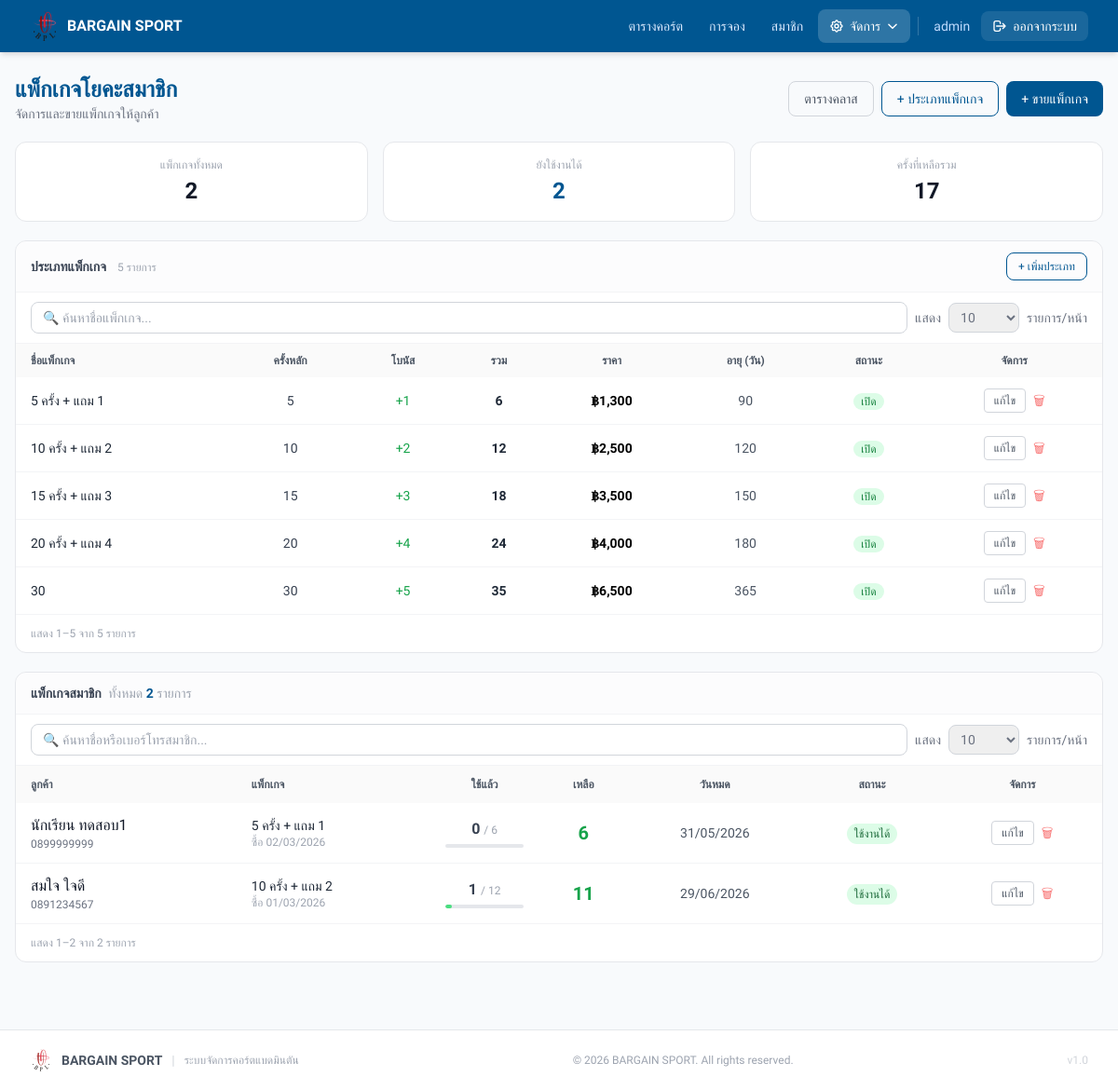
Page /admin/yoga_packages.php (signed in) on the committed database.
### tables this page shows
CREATE TABLE `yoga_package_types` (
  `id` int NOT NULL,
  `name` varchar(100) NOT NULL,
  `sessions_total` int NOT NULL COMMENT 'à¸„à¸£à¸±à¹‰à¸‡à¸—à¸µà¹ˆà¸‹à¸·à¹‰à¸­',
  `bonus_sessions` int NOT NULL DEFAULT '0' COMMENT 'à¸„à¸£à¸±à¹‰à¸‡à¹à¸–à¸¡',
  `price` decimal(10,2) NOT NULL,
  `validity_days` int DEFAULT NULL COMMENT 'NULL = à¹„à¸¡à¹ˆà¸«à¸¡à¸”à¸­à¸²à¸¢à¸¸',
  `is_active` tinyint(1) NOT NULL DEFAULT '1',
  `created_at` timestamp NOT NULL DEFAULT CURRENT_TIMESTAMP
);

CREATE TABLE `member_yoga_packages` (
  `id` int NOT NULL,
  `student_name` varchar(100) NOT NULL,
  `student_phone` varchar(20) NOT NULL,
  `yoga_package_type_id` int NOT NULL,
  `sessions_total` int NOT NULL,
  `sessions_used` int NOT NULL DEFAULT '0',
  `purchase_date` date NOT NULL,
  `expiry_date` date DEFAULT NULL,
  `notes` text,
  `created_by` int DEFAULT NULL,
  `created_at` timestamp NOT NULL DEFAULT CURRENT_TIMESTAMP
);

### admin/yoga_packages.php (the view, shortened to what this page needs)
<?php
require_once __DIR__ . '/../config/db.php';
$today = date('Y-m-d');
$stmt = $pdo->prepare("
    SELECT myp.*, ypt.name AS type_name, ypt.price,
           (myp.sessions_total - myp.sessions_used) AS remaining,
           CASE
             WHEN (myp.sessions_total - myp.sessions_used) <= 0 THEN 'empty'
             WHEN myp.expiry_date IS NOT NULL AND myp.expiry_date < ? THEN 'expired'
             ELSE 'active'
           END AS pkg_status
    FROM member_yoga_packages myp
    JOIN yoga_package_types ypt ON ypt.id = myp.yoga_package_type_id
    ORDER BY
      CASE WHEN (myp.sessions_total - myp.sessions_used) > 0 AND (myp.expiry_date IS NULL OR myp.expiry_date >= ?) THEN 0 ELSE 1 END,
      myp.student_name ASC, myp.expiry_date ASC
");
$stmt->execute([$today, $today]);
$memberPkgs = $stmt->fetchAll();
$pkgTypes = $pdo->query("SELECT * FROM yoga_package_types ORDER BY sessions_total ASC")->fetchAll();
$stats = $pdo->query("
    SELECT
      COUNT(*) AS total_pkgs,
      SUM(CASE WHEN (sessions_total - sessions_used) > 0 AND (expiry_date IS NULL OR expiry_date >= CURDATE()) THEN 1 ELSE 0 END) AS active_pkgs,
      SUM(sessions_total - sessions_used) AS total_remaining
    FROM member_yoga_packages
")->fetch();
?>
<!doctype html>
<html lang="th">
<head>
  <script src="https://cdn.tailwindcss.com"></script>
</head>
<body style="background:#f8fafc;" class="min-h-screen">
  <?php include __DIR__ . '/../includes/header.php'; ?>
  <div class="max-w-7xl mx-auto px-4 py-6">
    <div class="flex flex-col sm:flex-row sm:items-center sm:justify-between gap-3 mb-5">
      <div>
        <h1 class="text-2xl font-bold" style="color:#005691;">แพ็กเกจโยคะสมาชิก</h1>
        <p class="text-gray-500 text-sm">จัดการและขายแพ็กเกจให้ลูกค้า</p>
      </div>
      <div class="flex gap-2 flex-wrap">
        <a href="/admin/yoga_classes.php"
          class="flex items-center gap-1.5 px-4 py-2 text-sm border border-gray-300 rounded-lg text-gray-600 hover:bg-gray-50">
          ตารางคลาส
        </a>
        <button onclick="document.getElementById('addTypeModal').classList.remove('hidden')"
          class="flex items-center gap-1.5 px-4 py-2 text-sm border rounded-lg font-medium hover:opacity-90 transition-opacity"
          style="color:#005691;border-color:#005691;">
          + ประเภทแพ็กเกจ
        </button>
        <button onclick="document.getElementById('sellModal').classList.remove('hidden')"
          class="flex items-center gap-1.5 px-4 py-2 text-sm text-white rounded-lg font-medium hover:opacity-90 transition-opacity"
          style="background:#005691;">
          + ขายแพ็กเกจ
        </button>
      </div>
    </div>
    <div class="grid grid-cols-3 gap-4 mb-5">
      <div class="bg-white rounded-xl border border-gray-200 p-4 text-center">
        <p class="text-xs text-gray-400 mb-1">แพ็กเกจทั้งหมด</p>
        <p class="text-2xl font-bold text-gray-900"><?= $stats['total_pkgs'] ?? 0 ?></p>
      </div>
      <div class="bg-white rounded-xl border border-gray-200 p-4 text-center">
        <p class="text-xs text-gray-400 mb-1">ยังใช้งานได้</p>
        <p class="text-2xl font-bold" style="color:#005691;"><?= $stats['active_pkgs'] ?? 0 ?></p>
      </div>
      <div class="bg-white rounded-xl border border-gray-200 p-4 text-center">
        <p class="text-xs text-gray-400 mb-1">ครั้งที่เหลือรวม</p>
        <p class="text-2xl font-bold text-gray-900"><?= number_format($stats['total_remaining'] ?? 0) ?></p>
      </div>
    </div>
    <div class="bg-white rounded-xl border border-gray-200 overflow-hidden mb-5">
      <div class="px-4 py-3 border-b border-gray-100 bg-gray-50/50 flex items-center justify-between">
        <div>
          <span class="text-sm font-semibold text-gray-700">ประเภทแพ็กเกจ</span>
          <span class="text-xs text-gray-400 ml-2"><?= count($pkgTypes) ?> รายการ</span>
        </div>
        <button onclick="document.getElementById('addTypeModal').classList.remove('hidden')"
          class="text-xs px-3 py-1.5 rounded-lg border font-medium hover:bg-blue-50 transition-colors"
          style="color:#005691;border-color:#005691;">+ เพิ่มประเภท</button>
      </div>
      <div class="px-4 py-2.5 border-b border-gray-100 flex flex-col sm:flex-row gap-2 items-center">
        <input type="text" id="ptSearch" placeholder="🔍 ค้นหาชื่อแพ็กเกจ..."
          class="flex-1 w-full px-3 py-1.5 rounded-lg border border-gray-300 text-sm outline-none focus:border-blue-400">
        <div class="flex items-center gap-2 text-sm text-gray-500 whitespace-nowrap">
          <span>แสดง</span>
          <select id="ptPerPage"
            class="px-2 py-1.5 border border-gray-300 rounded-lg text-sm outline-none focus:border-blue-400">
            <option value="10" selected>10</option>
          </select>
          <span>รายการ/หน้า</span>
        </div>
      </div>
      <div class="overflow-x-auto">
        <table class="w-full" id="pkgTypesTable">
          <thead style="background:#FAFAFA;">
            <tr>
              <th class="px-4 py-2.5 text-left text-xs font-semibold text-gray-600">ชื่อแพ็กเกจ</th>
              <th class="px-4 py-2.5 text-center text-xs font-semibold text-gray-600">ครั้งหลัก</th>
              <th class="px-4 py-2.5 text-center text-xs font-semibold text-gray-600">โบนัส</th>
              <th class="px-4 py-2.5 text-center text-xs font-semibold text-gray-600">รวม</th>
              <th class="px-4 py-2.5 text-center text-xs font-semibold text-gray-600">ราคา</th>
              <th class="px-4 py-2.5 text-center text-xs font-semibold text-gray-600">อายุ (วัน)</th>
              <th class="px-4 py-2.5 text-center text-xs font-semibold text-gray-600">สถานะ</th>
              <th class="px-4 py-2.5 text-center text-xs font-semibold text-gray-600">จัดการ</th>
            </tr>
          </thead>
          <tbody class="divide-y divide-gray-100">
            <?php foreach ($pkgTypes as $pt): ?>
              <tr class="hover:bg-gray-50 <?= !$pt['is_active'] ? 'opacity-50' : '' ?>">
                <td class="px-4 py-3">
                  <p class="font-medium text-gray-800 text-sm"><?= htmlspecialchars($pt['name']) ?></p>
                </td>
                <td class="px-4 py-3 text-center text-sm text-gray-700"><?= $pt['sessions_total'] ?></td>
                <td class="px-4 py-3 text-center text-sm">
                  <?= $pt['bonus_sessions'] > 0
                    ? '<span class="text-green-600 font-medium">+' . $pt['bonus_sessions'] . '</span>'
                    : '<span class="text-gray-300">—</span>' ?>
                </td>
                <td class="px-4 py-3 text-center text-sm font-semibold text-gray-800">
                  <?= $pt['sessions_total'] + $pt['bonus_sessions'] ?>
                </td>
                <td class="px-4 py-3 text-center text-sm font-semibold">
                  ฿<?= number_format($pt['price'], 0) ?>
                </td>
                <td class="px-4 py-3 text-center text-sm text-gray-600">
                  <?= $pt['validity_days'] ? $pt['validity_days'] : '<span class="text-gray-300">ไม่จำกัด</span>' ?>
                </td>
                <td class="px-4 py-3 text-center">
                  <?php if ($pt['is_active']): ?>
                    <span class="text-xs px-2 py-0.5 rounded-full bg-green-100 text-green-700 font-medium">เปิด</span>
                  <?php else: ?>
                    <span class="text-xs px-2 py-0.5 rounded-full bg-gray-100 text-gray-500">ปิด</span>
                  <?php endif; ?>
                </td>
                <td class="px-4 py-3 text-center">
                  <div class="flex items-center justify-center gap-2">
                    <button
                      onclick="openEditType(<?= htmlspecialchars(json_encode($pt, JSON_UNESCAPED_UNICODE), ENT_QUOTES) ?>)"
                      class="text-xs px-2.5 py-1 rounded border border-gray-300 text-gray-600 hover:bg-gray-50 transition-colors">แก้ไข</button>
                    <form method="post" class="inline" onsubmit="return confirm('ลบประเภทนี้?')">
                      <button type="submit" class="text-red-400 hover:text-red-600 text-sm" title="ลบ">🗑</button>
                    </form>
                  </div>
                </td>
              </tr>
            <?php endforeach; ?>
          </tbody>
        </table>
      </div>
      <div class="px-4 py-3 border-t border-gray-100 flex flex-col sm:flex-row items-center justify-between gap-2">
        <span class="text-xs text-gray-400" id="ptInfo"></span>
      </div>
    </div>
    <div class="bg-white rounded-xl border border-gray-200 overflow-hidden">
      <div class="px-4 py-3 border-b border-gray-100 bg-gray-50/50 flex items-center justify-between">
        <span class="text-sm font-semibold text-gray-700">แพ็กเกจสมาชิก
          <span class="font-normal text-gray-400 ml-1">ทั้งหมด <span class="font-bold"
              style="color:#005691;"><?= count($memberPkgs) ?></span> รายการ</span>
        </span>
      </div>
      <div class="px-4 py-2.5 border-b border-gray-100 flex flex-col sm:flex-row gap-2 items-center">
        <input type="text" id="mpSearch" placeholder="🔍 ค้นหาชื่อหรือเบอร์โทรสมาชิก..."
          class="flex-1 w-full px-3 py-1.5 rounded-lg border border-gray-300 text-sm outline-none focus:border-blue-400">
        <div class="flex items-center gap-2 text-sm text-gray-500 whitespace-nowrap">
          <span>แสดง</span>
          <select id="mpPerPage"
            class="px-2 py-1.5 border border-gray-300 rounded-lg text-sm outline-none focus:border-blue-400">
            <option value="10" selected>10</option>
          </select>
          <span>รายการ/หน้า</span>
        </div>
      </div>
      <?php if (empty($memberPkgs)): ?>
        <div class="p-12 text-center text-gray-400">ยังไม่มีข้อมูลแพ็กเกจสมาชิก</div>
      <?php else: ?>
        <div class="overflow-x-auto">
          <table class="w-full" id="memberPkgsTable">
            <thead style="background:#FAFAFA;">
              <tr>
                <th class="px-4 py-3 text-left text-xs font-semibold text-gray-600">ลูกค้า</th>
                <th class="px-4 py-3 text-left text-xs font-semibold text-gray-600">แพ็กเกจ</th>
                <th class="px-4 py-3 text-center text-xs font-semibold text-gray-600">ใช้แล้ว</th>
                <th class="px-4 py-3 text-center text-xs font-semibold text-gray-600">เหลือ</th>
                <th class="px-4 py-3 text-center text-xs font-semibold text-gray-600">วันหมด</th>
                <th class="px-4 py-3 text-center text-xs font-semibold text-gray-600">สถานะ</th>
                <th class="px-4 py-3 text-center text-xs font-semibold text-gray-600">จัดการ</th>
              </tr>
            </thead>
            <tbody class="divide-y divide-gray-100">
              <?php foreach ($memberPkgs as $mp):
                $statusBadge = match ($mp['pkg_status']) {
                  'active' => ['text' => 'ใช้งานได้', 'bg' => 'bg-green-100', 'txt' => 'text-green-800'],
                  'expired' => ['text' => 'หมดอายุ', 'bg' => 'bg-red-100', 'txt' => 'text-red-800'],
                  'empty' => ['text' => 'ครั้งหมด', 'bg' => 'bg-gray-100', 'txt' => 'text-gray-500'],
                  default => ['text' => '—', 'bg' => 'bg-gray-100', 'txt' => 'text-gray-500'],
                };
                $remainPct = $mp['sessions_total'] > 0 ? round($mp['remaining'] / $mp['sessions_total'] * 100) : 0;
                ?>
                <tr class="hover:bg-gray-50 <?= $mp['pkg_status'] !== 'active' ? 'opacity-60' : '' ?>">
                  <td class="px-4 py-3">
                    <p class="font-medium text-gray-900"><?= htmlspecialchars($mp['student_name']) ?></p>
                    <p class="text-xs text-gray-500"><?= htmlspecialchars($mp['student_phone']) ?></p>
                  </td>
                  <td class="px-4 py-3">
                    <p class="text-sm font-medium text-gray-800"><?= htmlspecialchars($mp['type_name']) ?></p>
                    <p class="text-xs text-gray-400">ซื้อ <?= date('d/m/Y', strtotime($mp['purchase_date'])) ?></p>
                  </td>
                  <td class="px-4 py-3 text-center">
                    <span class="font-semibold text-gray-700"><?= $mp['sessions_used'] ?></span>
                    <span class="text-xs text-gray-400">/ <?= $mp['sessions_total'] ?></span>
                    <div class="w-full h-1 bg-gray-200 rounded-full mt-1 overflow-hidden">
                      <div class="h-full rounded-full <?= $remainPct > 30 ? 'bg-green-400' : 'bg-amber-400' ?>"
                        style="width:<?= 100 - $remainPct ?>%"></div>
                    </div>
                  </td>
                  <td class="px-4 py-3 text-center">
                    <span
                      class="text-xl font-bold <?= $mp['remaining'] <= 2 ? 'text-red-600' : 'text-green-600' ?>"><?= max(0, (int) $mp['remaining']) ?></span>
                  </td>
                  <td class="px-4 py-3 text-center text-sm text-gray-600">
                    <?= $mp['expiry_date'] ? date('d/m/Y', strtotime($mp['expiry_date'])) : '—' ?>
                  </td>
                  <td class="px-4 py-3 text-center">
                    <span
                      class="text-xs px-2 py-1 rounded-full font-medium <?= $statusBadge['bg'] ?> <?= $statusBadge['txt'] ?>"><?= $statusBadge['text'] ?></span>
                  </td>
                  <td class="px-4 py-3 text-center">
                    <div class="flex items-center justify-center gap-2">
                      <button
                        onclick="openEditCustomer(<?= $mp['id'] ?>, '<?= htmlspecialchars(addslashes($mp['student_name'])) ?>', '<?= htmlspecialchars(addslashes($mp['student_phone'])) ?>')"
                        class="text-xs px-2.5 py-1 rounded border border-gray-300 text-gray-600 hover:bg-gray-50 transition-colors">แก้ไข</button>
                      <form method="post" class="inline" onsubmit="return confirm('ลบแพ็กเกจนี้?')">
                        <button type="submit" class="text-red-400 hover:text-red-600 text-sm" title="ลบ">🗑</button>
                      </form>
                    </div>
                  </td>
                </tr>
              <?php endforeach; ?>
            </tbody>
          </table>
        </div>
        <div class="px-4 py-3 border-t border-gray-100 flex flex-col sm:flex-row items-center justify-between gap-2">
          <span class="text-xs text-gray-400" id="mpInfo"></span>
        </div>
      <?php endif; ?>
    </div>
  </div>
  <?php include __DIR__ . '/../includes/footer.php'; ?>
</body>
</html>

### admin/yoga_packages.php (style rules this page uses)
* { font-family: 'Prompt', sans-serif !important; }

### includes/header.php (style rules this page uses)
* { font-family: 'Prompt', sans-serif !important; }

### rows in the picture
yoga_package_types: name "5 ครั้ง + แถม 1", sessions_total "5", bonus_sessions "1", $pt['sessions_total'] + $pt['bonus_sessions'] "6", price "1,300", validity_days "90", is_active "เปิด"
yoga_package_types: name "10 ครั้ง + แถม 2", sessions_total "10", bonus_sessions "2", $pt['sessions_total'] + $pt['bonus_sessions'] "12", price "2,500", validity_days "120", is_active "เปิด"
yoga_package_types: name "15 ครั้ง + แถม 3", sessions_total "15", bonus_sessions "3", $pt['sessions_total'] + $pt['bonus_sessions'] "18", price "3,500", validity_days "150", is_active "เปิด"
yoga_package_types: name "20 ครั้ง + แถม 4", sessions_total "20", bonus_sessions "4", $pt['sessions_total'] + $pt['bonus_sessions'] "24", price "4,000", validity_days "180", is_active "เปิด"
yoga_package_types: name "30", sessions_total "30", bonus_sessions "5", $pt['sessions_total'] + $pt['bonus_sessions'] "35", price "6,500", validity_days "365", is_active "เปิด"
member_yoga_packages: student_name "นักเรียน ทดสอบ1", student_phone "0899999999", yoga_package_type.name "5 ครั้ง + แถม 1", purchase_date "02/03/2026", sessions_used "0", sessions_total "6", max(0, (int) $mp['remaining']) "6", expiry_date "31/05/2026", text "ใช้งานได้"
member_yoga_packages: student_name "สมใจ ใจดี", student_phone "0891234567", yoga_package_type.name "10 ครั้ง + แถม 2", purchase_date "01/03/2026", sessions_used "1", sessions_total "12", max(0, (int) $mp['remaining']) "11", expiry_date "29/06/2026", text "ใช้งานได้"

### other values in the picture
$_username "admin"
$stats['total_pkgs'] "2"
$stats['active_pkgs'] "2"
$stats['total_remaining'] "17"
count($pkgTypes) "5"
count($memberPkgs) "2"
